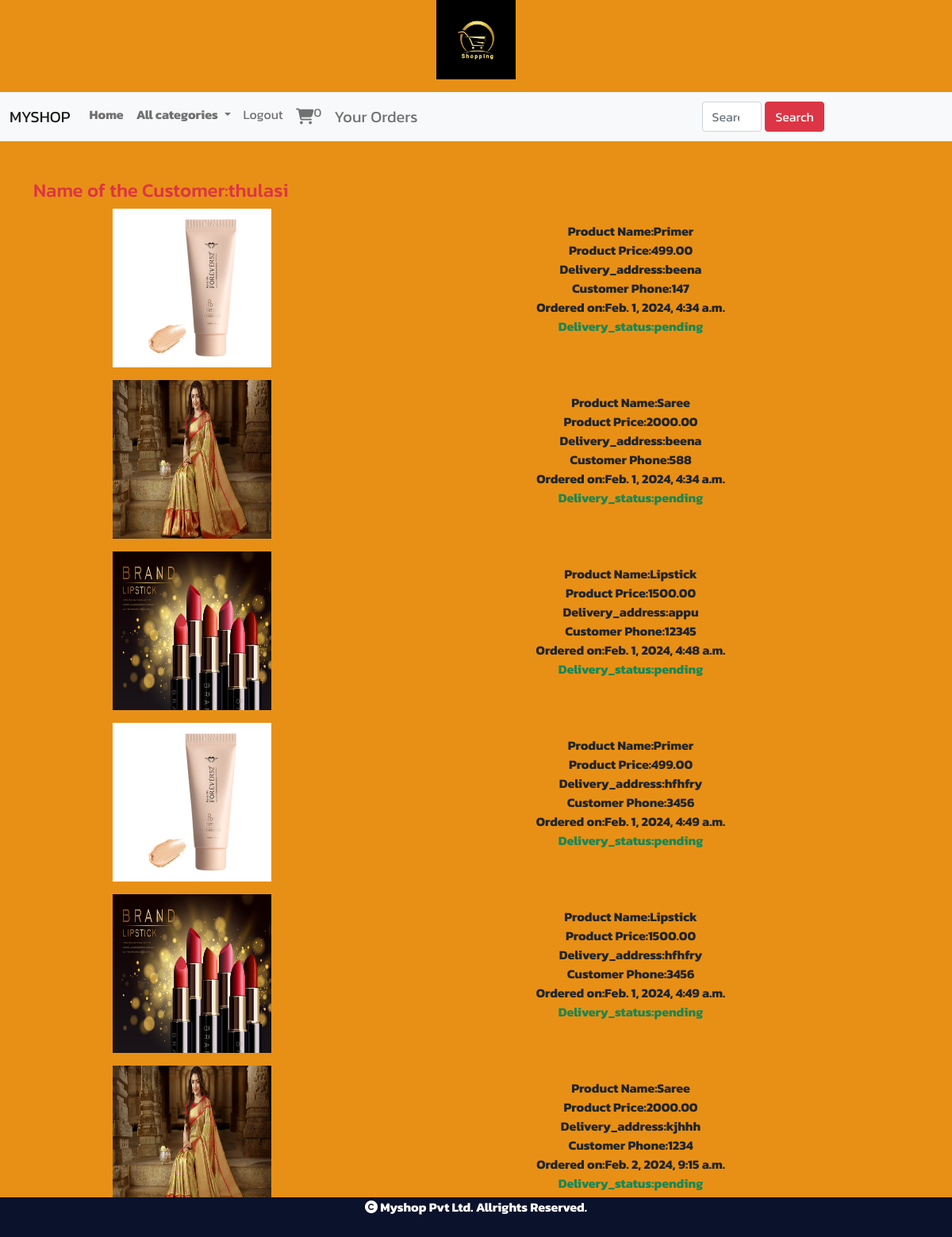
/cart/orderview (signed in), run on the app's committed database.
### cart/models.py (models this page shows, shortened)
class Order(models.Model):
    product=models.ForeignKey(Product, on_delete=models.CASCADE)
    user=models.ForeignKey(User, on_delete=models.CASCADE)
    no_of_items=models.IntegerField()
    address=models.TextField()
    phone=models.IntegerField()
    order_status=models.CharField(max_length=20,default="pending")
    delivery_status=models.CharField(max_length=20,default="pending")
    ordered_date=models.DateTimeField(auto_now_add=True)

### shop/models.py (models this page shows, shortened)
class Product(models.Model):
    name = models.CharField(max_length=20)
    desc = models.TextField()
    image = models.ImageField(upload_to='product', null=True, blank=True)
    price=models.DecimalField(max_digits=10,decimal_places=2)
    category = models.ForeignKey(Category, on_delete=models.CASCADE)
    stock=models.IntegerField()
    available=models.BooleanField(default=True)
    created=models.DateTimeField(auto_now_add=True)
    updated=models.DateTimeField(auto_now=True)

### cart/views.py (the view)
# urls.py: path('orderview',views.orderview,name="orderview"),
@login_required
def orderview(request):
    u=request.user
    o=Order.objects.filter(user=u)
    return render(request,'orderview.html',{'o':o,'u':u.username})

### cart/context_processors.py (called while the page is built)
def total_count(request):
    item_count=0
    u=request.user
    try:
        cart=Cart.objects.filter(user=u)
        for i in cart:
            item_count+=i.quantity
    except:
        item_count=0
    return {'count':item_count}

### shop/context_processors.py (called while the page is built)
def menu_links(request):
    c=Category.objects.all()
    return {'links':c}

### templates/orderview.html
{% extends 'base.html' %}
{% load static %}
{% block content %}
<div class="container">
    <div class="row mt-5">
        <h4 class="text-danger">Name of the Customer:{{u}}</h4>
        {% for i in o %}
        <div class="col-sm-4 mb-3" style="margin-left:100px;">
            <img src="{{i.product.image.url}}" height="200px" width="200px">
        </div>
        <div class="col-sm-6 mt-3 text-center">
            <b>Product Name:{{i.product.name}}</b><br>
            <b>Product Price:{{i.product.price}}</b><br>
            <b>Delivery_address:{{i.address}}</b><br>
            <b>Customer Phone:{{i.phone}}</b><br>
            <b>Ordered on:{{i.ordered_date}}</b><br>
            <b class="text-success">Delivery_status:{{i.delivery_status}}</b><br>
        </div>
        {% endfor %}
    </div>
</div>
{% endblock %}

### static/css/style.css (style rules this page uses)
body { background-color:#e89015; font-family: 'Kanit', sans-serif; }

### data on the page
Order: product.image (picture), product.name "Primer", product.price "499.00", address "beena", phone "147", ordered_date "Feb. 1, 2024, 4:34 a.m.", delivery_status "pending"
Order: product.image (picture), product.name "Saree", product.price "2000.00", address "beena", phone "588", ordered_date "Feb. 1, 2024, 4:34 a.m.", delivery_status "pending"
Order: product.image (picture), product.name "Lipstick", product.price "1500.00", address "appu", phone "12345", ordered_date "Feb. 1, 2024, 4:48 a.m.", delivery_status "pending"
Order: product.image (picture), product.name "Primer", product.price "499.00", address "hfhfry", phone "3456", ordered_date "Feb. 1, 2024, 4:49 a.m.", delivery_status "pending"
Order: product.image (picture), product.name "Lipstick", product.price "1500.00", address "hfhfry", phone "3456", ordered_date "Feb. 1, 2024, 4:49 a.m.", delivery_status "pending"
Order: product.image (picture), product.name "Saree", product.price "2000.00", address "kjhhh", phone "1234", ordered_date "Feb. 2, 2024, 9:15 a.m.", delivery_status "pending"

### other printed values
{{ count }} "0"
{{ u }} "thulasi"
